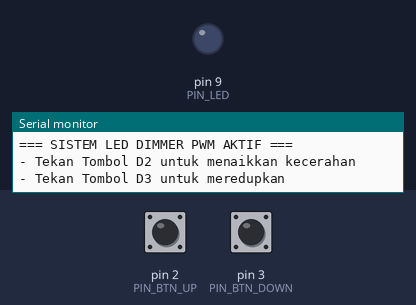
The sketch below on a simulated Arduino Uno, built with avr-gcc and run on an emulated ATmega328P. Parts: output pins drawn as LEDs (lit = HIGH), the last lines printed to the serial monitor. Inputs (shaded band) come from the test bench; at power-on: pin 2 (PIN_BTN_UP) HIGH, pin 3 (PIN_BTN_DOWN) HIGH.

Above: at 1.2 s.
1.3 s: pin 2 (PIN_BTN_UP) pulled LOW for 0.15 s
At 2.0 s:
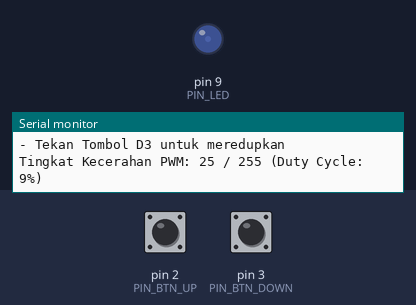
2.9 s: pin 3 (PIN_BTN_DOWN) pulled LOW for 0.15 s
At 4.1 s:
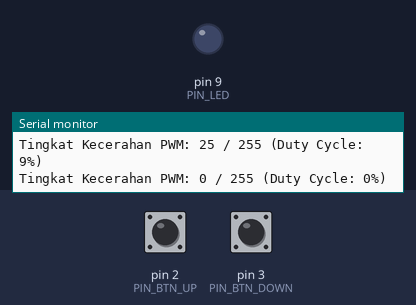
4.5 s: pin 2 (PIN_BTN_UP) pulled LOW for 1 s
At 5.6 s:
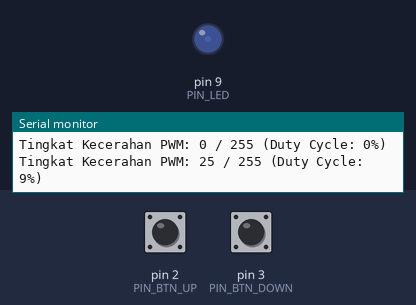
7.0 s: pin 3 (PIN_BTN_DOWN) pulled LOW for 1 s
At 7.5 s:
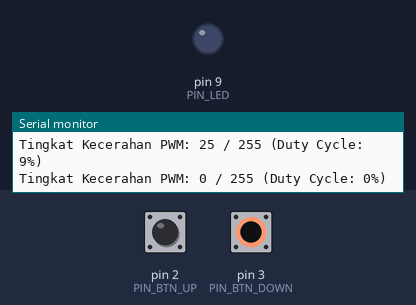
9.5 s: pin 2 (PIN_BTN_UP) pulsed LOW 5 times (0.12 s each, 0.3 s apart)
At 11.5 s:
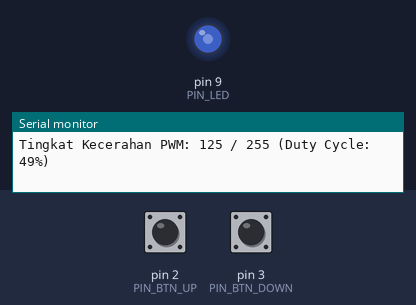
12.5 s: pin 2 (PIN_BTN_UP) pulled LOW for 0.15 s
At 12.8 s:
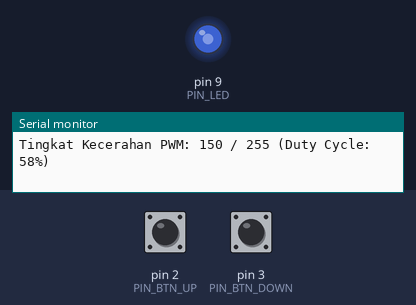
Timing chart, 0 to 15.1 s (numbered marks = the images above; inputs shaded):
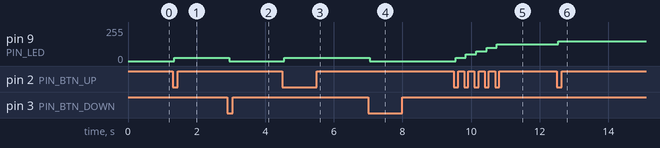

Measured:
- after the input at 1.3 s, pin 9 (PIN_LED): 0/255 → 25/255 after 0.05 s
- after the input at 2.9 s, pin 9 (PIN_LED): 25/255 → 0/255 after 0.05 s
- after the input at 4.5 s, pin 9 (PIN_LED): 0/255 → 25/255 after 0.05 s
- after the input at 7.0 s, pin 9 (PIN_LED): 25/255 → 0/255 after 0.05 s
- after the input at 9.5 s, pin 9 (PIN_LED): moves from 0/255 to 125/255 over 1.2 s, starting after 0.05 s
- after the input at 12.5 s, pin 9 (PIN_LED): 125/255 → 150/255 after 0.05 s

The sketch:

led_dimmer_buttons.ino
```cpp
/**
 * led_dimmer_buttons.ino
 * Modul 06: Mengatur Tingkat Kecerahan LED Menggunakan 2 Tombol dengan Sinyal PWM
 *
 * Hardware:
 * - Arduino Uno R3
 * - LED 5mm: Anoda (+) terhubung ke pin PWM D9 via Resistor 220 Ohm, Katoda (-) ke GND
 * - Tombol UP (Tambah Terang): Kaki 1 ke pin D2, Kaki 2 ke GND (Active-LOW)
 * - Tombol DOWN (Redupkan): Kaki 1 ke pin D3, Kaki 2 ke GND (Active-LOW)
 *
 * Konsep PWM:
 * Pin D9 dikendalikan oleh Timer 1 dengan frekuensi pulsa 490 Hz. Nilai analogWrite
 * berkisar dari 0 (duty cycle 0% / mati total) hingga 255 (duty cycle 100% / terang maksimal).
 */

#include <Arduino.h>

const uint8_t PIN_LED         = 9; // Pin digital berkemampuan hardware PWM (Timer 1)
const uint8_t PIN_BTN_UP      = 2; // Tombol untuk menaikkan duty cycle
const uint8_t PIN_BTN_DOWN    = 3; // Tombol untuk menurunkan duty cycle

int levelKecerahan = 0;             // Nilai PWM aktif (rentang 0 - 255)
const int LANGKAH_KECERAHAN = 25;   // Nilai kenaikan/penurunan setiap penekanan (~10%)

// Variabel debounce untuk Tombol UP
int statusUpTerakhir       = HIGH;
uint32_t waktuUpTerakhir   = 0;

// Variabel debounce untuk Tombol DOWN
int statusDownTerakhir     = HIGH;
uint32_t waktuDownTerakhir = 0;

const uint32_t JEDA_DEBOUNCE = 50; // Waktu filter contact bounce sakelar (50ms)

void laporKecerahan() {
    Serial.print(F("Tingkat Kecerahan PWM: "));
    Serial.print(levelKecerahan);
    Serial.print(F(" / 255 (Duty Cycle: "));
    Serial.print((levelKecerahan * 100) / 255);
    Serial.println(F("%)"));
}

void setup() {
    pinMode(PIN_LED, OUTPUT);
    pinMode(PIN_BTN_UP, INPUT_PULLUP);
    pinMode(PIN_BTN_DOWN, INPUT_PULLUP);

    // Set nilai awal duty cycle PWM ke 0 (LED mati)
    analogWrite(PIN_LED, levelKecerahan);

    Serial.begin(115200);
    Serial.println(F("\n=== SISTEM LED DIMMER PWM AKTIF ==="));
    Serial.println(F("- Tekan Tombol D2 untuk menaikkan kecerahan"));
    Serial.println(F("- Tekan Tombol D3 untuk meredupkan"));
}

void loop() {
    uint32_t sekarang = millis();

    // -------------------------------------------------------------------------
    // 1. Pengecekan Tombol UP (D2) dengan Software Debounce
    // -------------------------------------------------------------------------
    int bacaUp = digitalRead(PIN_BTN_UP);
    if (bacaUp != statusUpTerakhir) {
        waktuUpTerakhir = sekarang;
    }
    if ((sekarang - waktuUpTerakhir) > JEDA_DEBOUNCE) {
        static int statusUpStabil = HIGH;
        if (bacaUp != statusUpStabil) {
            statusUpStabil = bacaUp;
            // Transisi jatuh (tombol ditekan)
            if (statusUpStabil == LOW) {
                levelKecerahan += LANGKAH_KECERAHAN;
                // Batasi nilai atas agar tidak meluap dari batas 8-bit (255)
                if (levelKecerahan > 255) {
                    levelKecerahan = 255;
                }
                analogWrite(PIN_LED, levelKecerahan);
                laporKecerahan();
            }
        }
    }
    statusUpTerakhir = bacaUp;

    // -------------------------------------------------------------------------
    // 2. Pengecekan Tombol DOWN (D3) dengan Software Debounce
    // -------------------------------------------------------------------------
    int bacaDown = digitalRead(PIN_BTN_DOWN);
    if (bacaDown != statusDownTerakhir) {
        waktuDownTerakhir = sekarang;
    }
    if ((sekarang - waktuDownTerakhir) > JEDA_DEBOUNCE) {
        static int statusDownStabil = HIGH;
        if (bacaDown != statusDownStabil) {
            statusDownStabil = bacaDown;
            // Transisi jatuh (tombol ditekan)
            if (statusDownStabil == LOW) {
                levelKecerahan -= LANGKAH_KECERAHAN;
                // Batasi nilai bawah agar tidak menjadi angka negatif
                if (levelKecerahan < 0) {
                    levelKecerahan = 0;
                }
                analogWrite(PIN_LED, levelKecerahan);
                laporKecerahan();
            }
        }
    }
    statusDownTerakhir = bacaDown;
}
```
